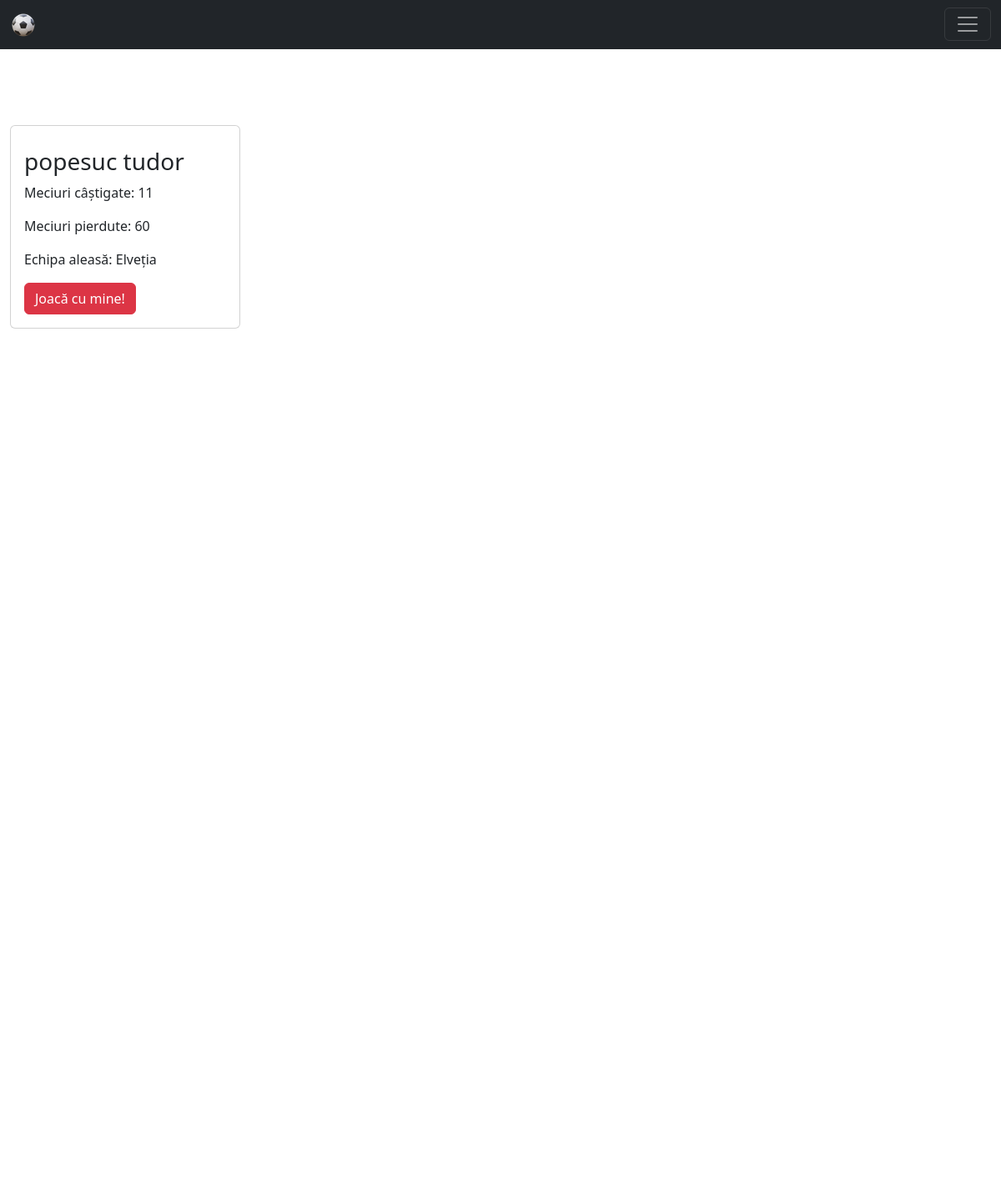
The app's page /list_of_users/ (signed in) with its own data.
### home/models.py (models this page shows, shortened)
class CustomUserModel(AbstractUser):
    gender_options = (
        ('male', 'Masculin'),
        ('female', 'Feminin'),
        ('other', 'As prefera sa nu raspund'),
    )
    gender = models.CharField(max_length=6, choices=gender_options, null=True)
    birth_day = models.DateField(null=True)
    wins = models.PositiveIntegerField(default=0)
    losses = models.PositiveIntegerField(default=0)

class ChooseTeamModel(models.Model):
    user = models.OneToOneField(CustomUserModel, on_delete=models.CASCADE, null=True)
    team = models.ForeignKey(TeamModel, null=True, blank=True, on_delete=models.SET_NULL)

class TeamModel(models.Model):
    name = models.CharField(max_length=50, choices=team_options, null=False, unique=True)
    manager = models.CharField(max_length=50)

### home/views.py (the view)
# urls.py: path('list_of_users/', views.UserListView.as_view(), name='list_of_users'),
class UserListView(ListView):
    template_name = 'pages/play_with_another_user.html'
    model = CustomUserModel
    context_object_name = 'all_users'
    def get_queryset(self):
        return CustomUserModel.objects.exclude(id=self.request.user.id)

### templates/pages/play_with_another_user.html (shortened to what this page needs)
{% extends 'base.html' %}
{% load static %}
{% block content %}
{% include 'navbar.html' %}
 <div class='container-fluid'>
        <div class="row">
            {% for user in all_users %}
                <div class="col-md-3" style="padding-top: 150px" >
                    <div class="card" style="padding-top: 10px" >
                      <div class="card-body">
                            <h3 class="card-title">{{ user.first_name }} {{ user.last_name }}</h3>
                            <p class="card-text">Meciuri câștigate:  {{ user.wins }}</p>
                            <p class="card-text">Meciuri pierdute:  {{ user.losses }}</p>
                            <p class="card-text">Echipa aleasă:  {{ user.chooseteammodel.team.name }}</p>
                       <a class="btn btn-danger" href="{% url 'simulate_user_vs_user' user.id %}">Joacă cu mine!</a>
                      </div>
                {% endfor   %}
{% endblock %}

### records on screen
CustomUserModel: first_name "popesuc", last_name "tudor", wins "11", losses "60", chooseteammodel.team.name "Elveția"
